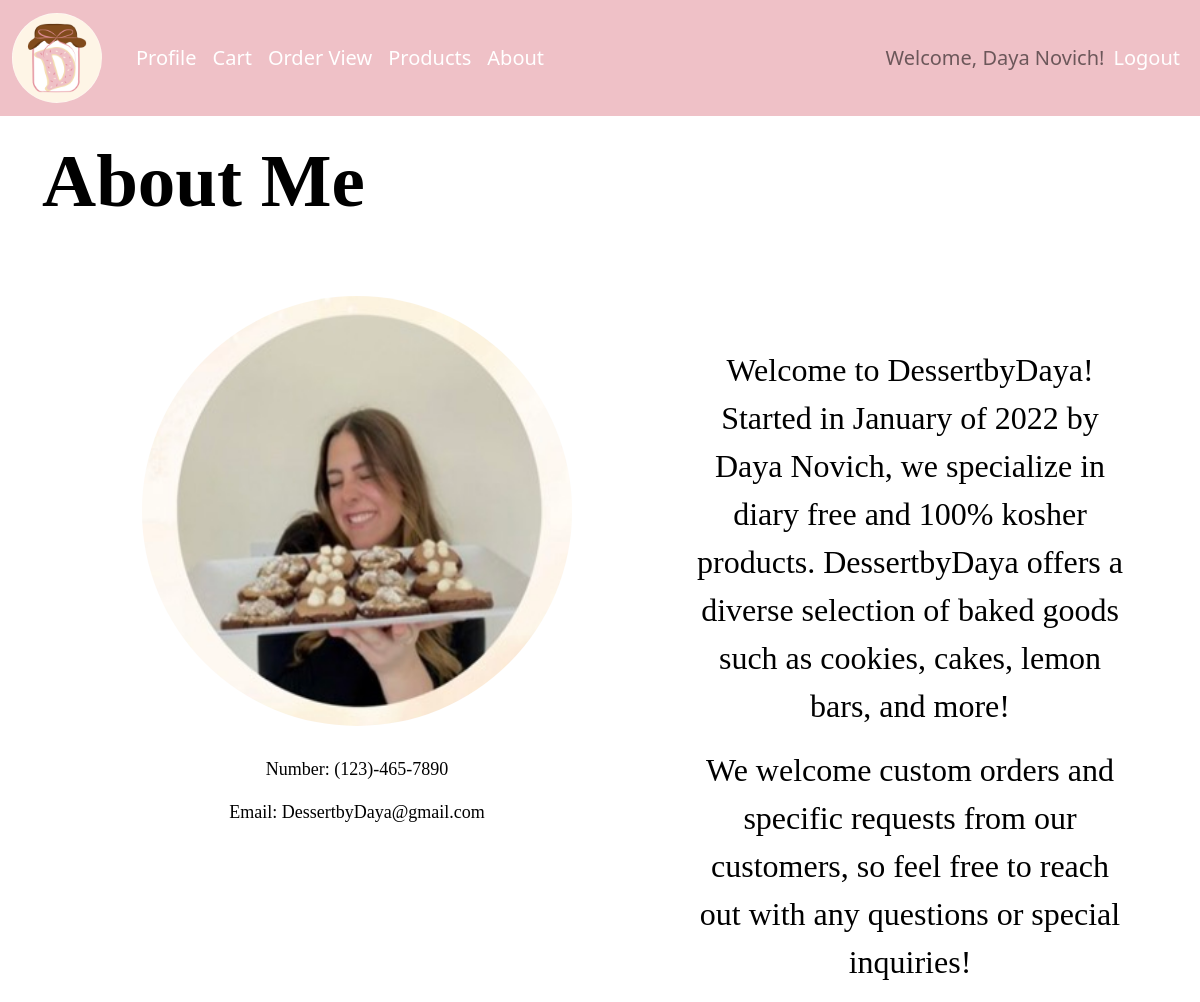
Before: /about (signed in) with the older database file.
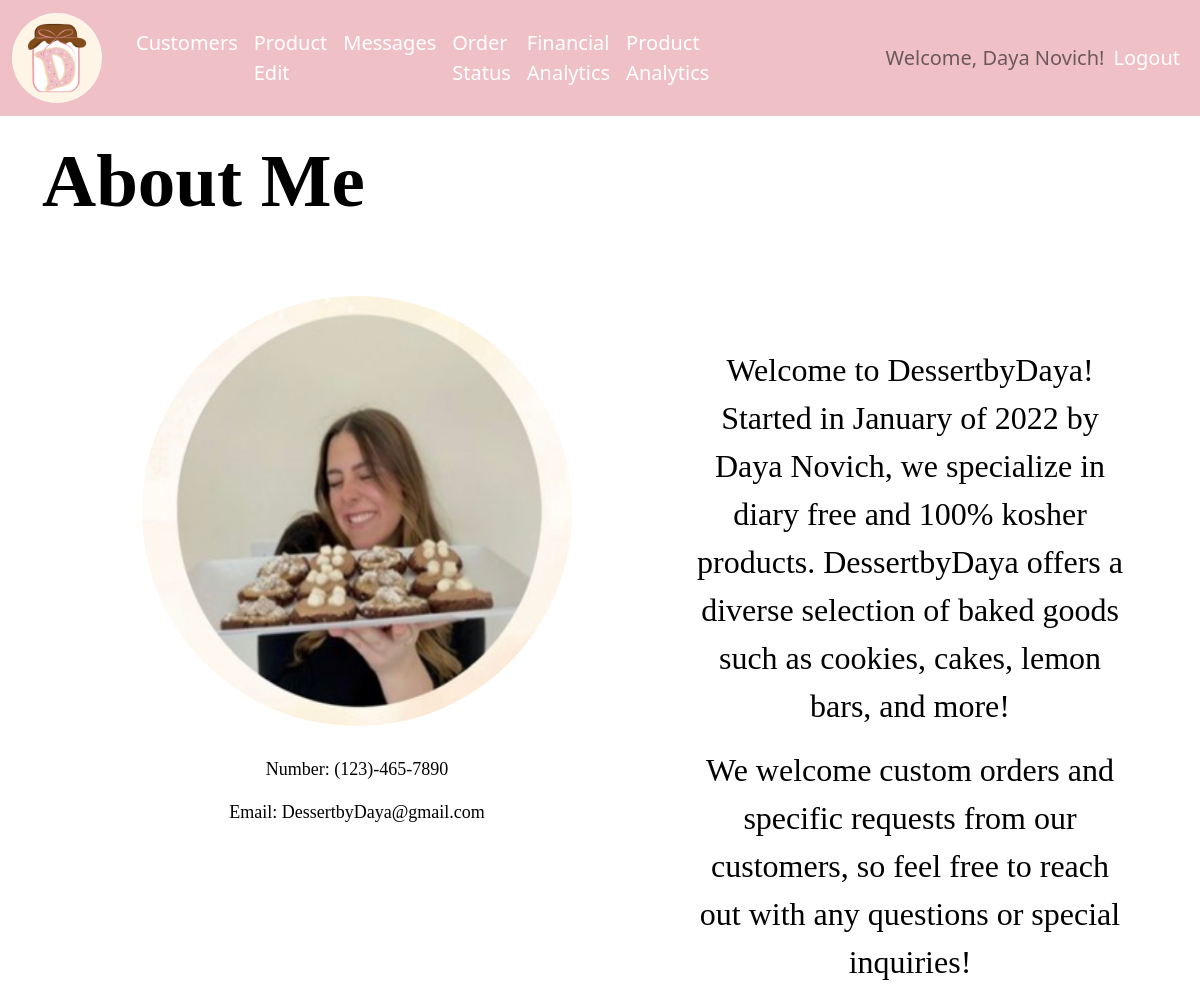
After: the same page with the newer database file.
### app.py (the view)
@app.route('/about')
def about():
    return render_template('about.html')

### app.py (called while the page is built)
@login_manager.user_loader
def load_user(user_id):
    return User.query.get(int(user_id))

### template/about.html (shortened to what this page needs)
{% extends 'home.html' %}
{% block page_content %}
    <link rel="stylesheet" href="/static/css/nav.css">
    <link rel="stylesheet" href="/static/css/about.css">
    <div class="about-title">
         <h1> About Me </h1>
    </div>
    <div class="client">
        <img src="/static/assets/Daya.jpeg" width="430" height="430" alt="client.picture">
        <p> Number: (123)-465-7890 </p>
        <p>Email: DessertbyDaya@gmail.com </p>
    </div>
    <div class="description">
    <p>
        Welcome to DessertbyDaya! Started in January of 2022 by Daya Novich,
        we specialize in diary free and 100% kosher products. DessertbyDaya offers
        a diverse selection of baked goods such as cookies, cakes, lemon bars, and more!
    </p>
    <p>We welcome custom orders and specific requests from our customers,
        so feel free to reach out with any questions or special inquiries!
    </p>
    </div>
{% endblock %}

### template/base.html (shortened to what this page needs)
<!DOCTYPE html>
<html lang="en">
  <head>
      <link href="https://cdn.jsdelivr.net/npm/bootstrap@5.2.3/dist/css/bootstrap.min.css" rel="stylesheet">
      <link rel="stylesheet" href="/static/css/nav.css">
  </head>
  <body>
        <nav class="navbar navbar-expand-lg">
            <div class="container-fluid">
                <div class="navbar-collapse collapse w-100 order-1 order-md-0 dual-collapse2">
                    <a class="navbar-brand" href="/">
                        <img src="/static/assets/dessertbydaya.jpg" width="90" height="90" alt="logo">
                    </a>
                    <ul class="navbar-nav me-auto">
                        {% if current_user.role in ['EMPLOYEE', 'MANAGER'] %}
                        <li class="nav-item">
                          <a id="customer_view_all" class="nav-link {% if request.endpoint=='customer_view_all' %}active{%endif %}" href="{{ url_for('customer_view_all') }}">Customers</a>
                        </li>
                         <li class="nav-item">
                           <a class="nav-link" href="{{ url_for('product_edit') }}">Product Edit</a>
                         </li>
                        <li class="nav-item">
                            <a class="nav-link" href="{{ url_for('message_view_all') }}">Messages</a>
                        </li>
                        <li class="nav-item">
                            <a class="nav-link" href="{{ url_for('order_status') }}">Order Status</a>
                        </li>
                        <li class="nav-item">
                            <a class="nav-link" href="{{ url_for('financial_analytics') }}">Financial Analytics</a>
                        </li>
                        <li class="nav-item">
                            <a class="nav-link" href="{{ url_for('product_analytics') }}">Product Analytics</a>
                        </li>
                        {% elif current_user.is_authenticated %}
                        <li class="nav-item">
                          <a id="customer_id" class="nav-link {% if request.endpoint=='customer_view' %}active{%endif %}" href="{{ url_for('customer_view', customer_id=0) }}">Profile</a>
                        </li>
                        <li class="nav-item">
                            <a class="nav-link" href="{{ url_for('cart_payment') }}">Cart</a>
                        </li>
                        <li class="nav-item">
                            <a class="nav-link" href="{{ url_for('order_view') }}">Order View</a>
                        </li>
                        <li class="nav-item">
                           <a class="nav-link" href="{{ url_for('product_view_all') }}">Products</a>
                       </li>
                        <li class="nav-item">
                            <a class="nav-link" href="{{ url_for('about') }}">About</a>
                        </li>
                        {% endif %}
                    </ul>
                </div>
                {% if current_user.is_authenticated %}
                <div class="navbar-collapse collapse w-100 order-3 dual-collapse2">
                    <ul class="navbar-nav ms-auto">
                        <li class="nav-item navbar-text">
                            Welcome, {{ current_user.first_name }} {{ current_user.last_name }}!
                        </li>
                        <li class="nav-item">
                            <a class="nav-link" href="{{ url_for('logout') }}">Logout</a>
                        </li>
                    </ul>
                </div>
                {% endif %}
            </div>
        </nav>
    <div class="container">
        {% block page_content %}{% endblock %}
    </div>
  </body>
</html>

Changed rows visible on the page:
changed User "Daya": role "ADMIN" → "MANAGER" (drawn)
Other visible differences:
text no longer shown: "Profile Cart Order View Products About"
text now shown: "Customers Product Edit Messages Order Status Financial Analytics Product Analytics"
